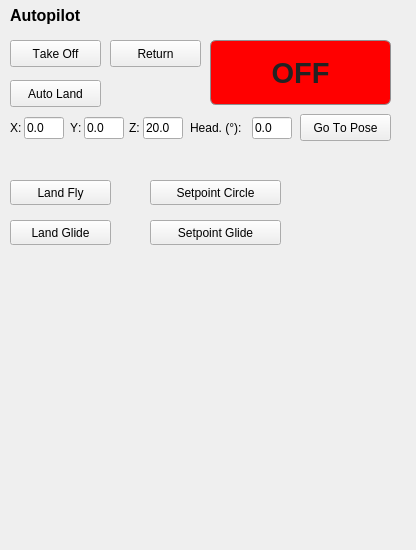
<?xml version="1.0" encoding="UTF-8"?>
<ui version="4.0">
 <class>QuadWidget</class>
 <widget class="QWidget" name="QuadWidget">
  <property name="geometry">
   <rect>
    <x>0</x>
    <y>0</y>
    <width>416</width>
    <height>550</height>
   </rect>
  </property>
  <property name="sizePolicy">
   <sizepolicy hsizetype="Minimum" vsizetype="Fixed">
    <horstretch>0</horstretch>
    <verstretch>0</verstretch>
   </sizepolicy>
  </property>
  <property name="minimumSize">
   <size>
    <width>330</width>
    <height>550</height>
   </size>
  </property>
  <property name="baseSize">
   <size>
    <width>0</width>
    <height>0</height>
   </size>
  </property>
  <property name="font">
   <font>
    <kerning>false</kerning>
   </font>
  </property>
  <property name="windowTitle">
   <string>Copilot</string>
  </property>
  <widget class="QLabel" name="label_8">
   <property name="geometry">
    <rect>
     <x>10</x>
     <y>0</y>
     <width>211</width>
     <height>31</height>
    </rect>
   </property>
   <property name="font">
    <font>
     <pointsize>12</pointsize>
     <weight>75</weight>
     <bold>true</bold>
    </font>
   </property>
   <property name="text">
    <string>Autopilot</string>
   </property>
  </widget>
  <widget class="QPushButton" name="button_take_off">
   <property name="geometry">
    <rect>
     <x>10</x>
     <y>40</y>
     <width>91</width>
     <height>27</height>
    </rect>
   </property>
   <property name="cursor">
    <cursorShape>ArrowCursor</cursorShape>
   </property>
   <property name="text">
    <string>Take Off</string>
   </property>
  </widget>
  <widget class="QPushButton" name="button_off">
   <property name="enabled">
    <bool>false</bool>
   </property>
   <property name="geometry">
    <rect>
     <x>210</x>
     <y>40</y>
     <width>181</width>
     <height>65</height>
    </rect>
   </property>
   <property name="font">
    <font>
     <pointsize>22</pointsize>
     <weight>75</weight>
     <bold>true</bold>
    </font>
   </property>
   <property name="cursor">
    <cursorShape>ArrowCursor</cursorShape>
   </property>
   <property name="autoFillBackground">
    <bool>false</bool>
   </property>
   <property name="styleSheet">
    <string notr="true">QPushButton:pressed { 
		    color: #ffffff;
        		border: 3px solid #8f8f91; 
        		border-radius: 6px; 
        		background-color: 
        		qlineargradient(x1: 0, y1: 0, x2: 0, y2: 1, stop: 0 #ff0000, stop: 1 #ff0000); }
QPushButton:disabled { 
			color: #222222;
        		border: 1px solid #8f8f91; 
        		border-radius: 6px; 
        		background-color: 
        		qlineargradient(x1: 0, y1: 0, x2: 0, y2: 1, stop: 0 #ff0000, stop: 1 #ff0000); }
QPushButton { 
			color: #000000;
        		border: 1px solid #8f8f91; 
        		border-radius: 6px; 
        		background-color: 
        		qlineargradient(x1: 0, y1: 0, x2: 0, y2: 1, stop: 0 #ff0000, stop: 1 #ff0000); }</string>
   </property>
   <property name="text">
    <string>OFF</string>
   </property>
  </widget>
  <widget class="QPushButton" name="button_return">
   <property name="geometry">
    <rect>
     <x>110</x>
     <y>40</y>
     <width>91</width>
     <height>27</height>
    </rect>
   </property>
   <property name="cursor">
    <cursorShape>ArrowCursor</cursorShape>
   </property>
   <property name="toolTip">
    <string>Reset velocities to zero</string>
   </property>
   <property name="text">
    <string>Return</string>
   </property>
  </widget>
  <widget class="QPushButton" name="button_go_to_pose">
   <property name="geometry">
    <rect>
     <x>300</x>
     <y>114</y>
     <width>91</width>
     <height>27</height>
    </rect>
   </property>
   <property name="font">
    <font>
     <weight>50</weight>
     <bold>false</bold>
    </font>
   </property>
   <property name="cursor">
    <cursorShape>ArrowCursor</cursorShape>
   </property>
   <property name="text">
    <string>Go To Pose</string>
   </property>
  </widget>
  <widget class="QPushButton" name="button_auto_land">
   <property name="geometry">
    <rect>
     <x>10</x>
     <y>80</y>
     <width>91</width>
     <height>27</height>
    </rect>
   </property>
   <property name="cursor">
    <cursorShape>ArrowCursor</cursorShape>
   </property>
   <property name="mouseTracking">
    <bool>false</bool>
   </property>
   <property name="text">
    <string>Auto Land</string>
   </property>
  </widget>
  <widget class="QLineEdit" name="go_to_pose_x">
   <property name="geometry">
    <rect>
     <x>24</x>
     <y>117</y>
     <width>40</width>
     <height>22</height>
    </rect>
   </property>
   <property name="text">
    <string>0.0</string>
   </property>
  </widget>
  <widget class="QLabel" name="label_go_to_pose_x">
   <property name="geometry">
    <rect>
     <x>10</x>
     <y>120</y>
     <width>16</width>
     <height>16</height>
    </rect>
   </property>
   <property name="text">
    <string>X:</string>
   </property>
  </widget>
  <widget class="QLabel" name="label_go_to_pose_y">
   <property name="geometry">
    <rect>
     <x>70</x>
     <y>120</y>
     <width>16</width>
     <height>16</height>
    </rect>
   </property>
   <property name="text">
    <string>Y:</string>
   </property>
  </widget>
  <widget class="QLineEdit" name="go_to_pose_y">
   <property name="geometry">
    <rect>
     <x>84</x>
     <y>117</y>
     <width>40</width>
     <height>22</height>
    </rect>
   </property>
   <property name="text">
    <string>0.0</string>
   </property>
  </widget>
  <widget class="QLabel" name="label_go_to_pose_z">
   <property name="geometry">
    <rect>
     <x>129</x>
     <y>120</y>
     <width>16</width>
     <height>16</height>
    </rect>
   </property>
   <property name="text">
    <string>Z:</string>
   </property>
  </widget>
  <widget class="QLineEdit" name="go_to_pose_z">
   <property name="geometry">
    <rect>
     <x>143</x>
     <y>117</y>
     <width>40</width>
     <height>22</height>
    </rect>
   </property>
   <property name="text">
    <string>20.0</string>
   </property>
  </widget>
  <widget class="QLabel" name="label_go_to_pose_heading">
   <property name="geometry">
    <rect>
     <x>190</x>
     <y>120</y>
     <width>61</width>
     <height>16</height>
    </rect>
   </property>
   <property name="text">
    <string>Head. (°):</string>
   </property>
  </widget>
  <widget class="QLineEdit" name="go_to_pose_heading">
   <property name="geometry">
    <rect>
     <x>252</x>
     <y>117</y>
     <width>40</width>
     <height>22</height>
    </rect>
   </property>
   <property name="text">
    <string>0.0</string>
   </property>
  </widget>
  <widget class="QPushButton" name="button_land_fly">
   <property name="geometry">
    <rect>
     <x>10</x>
     <y>180</y>
     <width>101</width>
     <height>25</height>
    </rect>
   </property>
   <property name="text">
    <string>Land Fly</string>
   </property>
  </widget>
  <widget class="QPushButton" name="button_land_glide">
   <property name="geometry">
    <rect>
     <x>10</x>
     <y>220</y>
     <width>101</width>
     <height>25</height>
    </rect>
   </property>
   <property name="text">
    <string>Land Glide</string>
   </property>
  </widget>
  <widget class="QPushButton" name="button_setpoint_circle">
   <property name="geometry">
    <rect>
     <x>150</x>
     <y>180</y>
     <width>131</width>
     <height>25</height>
    </rect>
   </property>
   <property name="text">
    <string>Setpoint Circle</string>
   </property>
  </widget>
  <widget class="QPushButton" name="button_setpoint_glide">
   <property name="geometry">
    <rect>
     <x>150</x>
     <y>220</y>
     <width>131</width>
     <height>25</height>
    </rect>
   </property>
   <property name="text">
    <string>Setpoint Glide</string>
   </property>
  </widget>
 </widget>
 <resources/>
 <connections/>
</ui>
